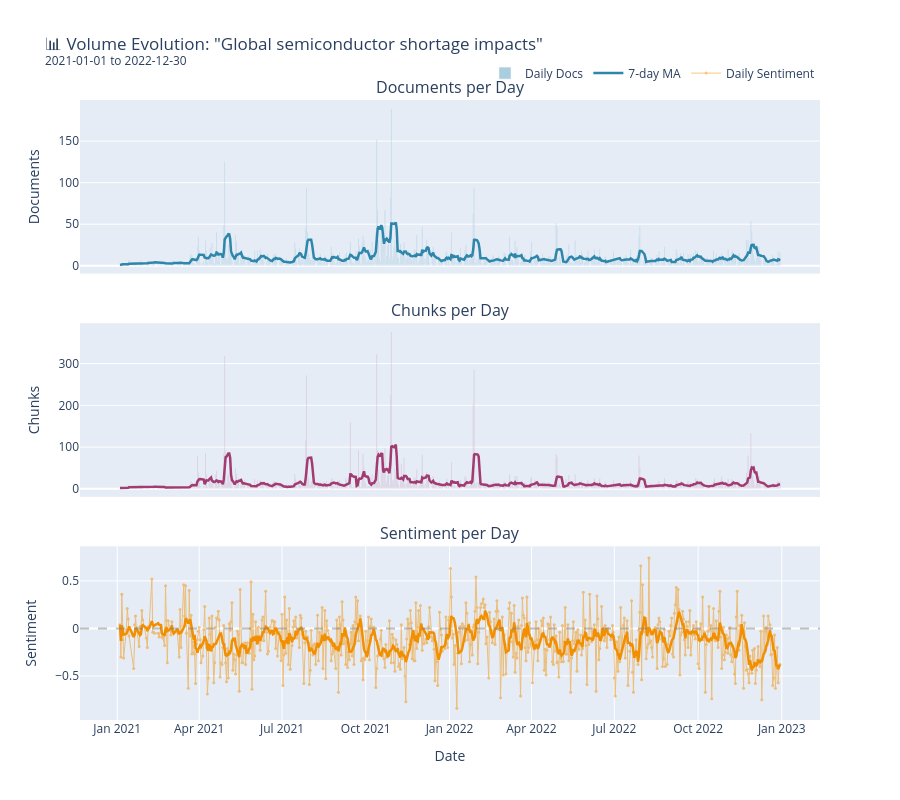

Notebook source saved alongside this figure:
### Markdown cell above
## 2. Volume evolution visualization

Next, we visualize **volume evolution** over time—how coverage and sentiment change day by day. Once you have per-day volume (and sentiment) from the Volume API, you can plot how coverage and sentiment evolve over time. This is useful for **theme or aggregated entity analysis** (e.g. when did semiconductor-related coverage spike?) and for **deciding where to run deeper Search API** queries.

Below we use the same query and date range but **filter by entity** (e.g. Apple) so the chart shows volume and sentiment for content that mentions that entity. The plot uses 7-day moving averages to smooth daily noise.

While this endpoint can be used to extract signals related to specific entities, it's important to note that obtaining data for many entities individually can be expensive, since the Volume API does not return a breakdown by entity within a single query. As a result, this API is best used for analyzing broader topics or collections (such as sectors or industry baskets), rather than large-scale entity-level signals.

### Code cell
from api_helpers import plot_volume_evolution

# Query volume filtered by entity
volume_entity_query = {
    "query": {
        "text": TEXT,
        "auto_enrich_filters": False,
        "filters": {
            "timestamp": {
                "start": f"{START_DATE}T00:00:00Z",
                "end": f"{END_DATE}T23:59:59Z"
            },
            "entity": {"any_of": [ENTITY_ID]}
        },
        "ranking_params": {
            "freshness_boost": 0
        }
    }
}

response = session.post(VOLUME_ENDPOINT, json=volume_entity_query)
try:
    volume_entity_data = response.json()
except Exception:
    print(f"❌ Non-JSON response (status={response.status_code})")
    print(response.text[:1000] if response.text else "(empty body)")
    raise

fig_volume = plot_volume_evolution(
    volume_data=volume_entity_data,
    text=TEXT,
    start_date=START_DATE,
    end_date=END_DATE
)
if fig_volume:
    fig_volume.show()

### Figure 1 — Plotly figure (JSON) as saved in the notebook; plotly's stock layout.template omitted (floating-point values rounded to 4 significant figures; data arrays with more than 128 entries replaced by an {"elided": "..."} marker saying what was removed)
{"data": [{"marker": {"color": "#2E86AB"}, "name": "Daily Docs", "opacity": 0.4, "type": "bar", "x": {"elided": "659 str values"}, "xaxis": "x", "y": {"elided": "659 int values"}, "yaxis": "y"}, {"line": {"color": "#2E86AB", "width": 2.5}, "mode": "lines", "name": "7-day MA", "type": "scatter", "x": {"elided": "659 str values"}, "xaxis": "x", "y": {"elided": "659 float values"}, "yaxis": "y"}, {"marker": {"color": "#A23B72"}, "name": "Daily Chunks", "opacity": 0.4, "showlegend": false, "type": "bar", "x": {"elided": "659 str values"}, "xaxis": "x2", "y": {"elided": "659 int values"}, "yaxis": "y2"}, {"line": {"color": "#A23B72", "width": 2.5}, "mode": "lines", "name": "7-day MA", "showlegend": false, "type": "scatter", "x": {"elided": "659 str values"}, "xaxis": "x2", "y": {"elided": "659 float values"}, "yaxis": "y2"}, {"line": {"color": "#F18F01", "width": 1}, "marker": {"size": 3}, "mode": "lines+markers", "name": "Daily Sentiment", "opacity": 0.5, "type": "scatter", "x": {"elided": "659 str values"}, "xaxis": "x3", "y": {"elided": "659 float values"}, "yaxis": "y3"}, {"line": {"color": "#F18F01", "width": 2.5}, "mode": "lines", "name": "7-day MA", "showlegend": false, "type": "scatter", "x": {"elided": "659 str values"}, "xaxis": "x3", "y": {"elided": "659 float values"}, "yaxis": "y3"}], "layout": {"annotations": [{"font": {"size": 16}, "showarrow": false, "text": "Documents per Day", "x": 0.5, "xanchor": "center", "xref": "paper", "y": 1, "yanchor": "bottom", "yref": "paper"}, {"font": {"size": 16}, "showarrow": false, "text": "Chunks per Day", "x": 0.5, "xanchor": "center", "xref": "paper", "y": 0.64, "yanchor": "bottom", "yref": "paper"}, {"font": {"size": 16}, "showarrow": false, "text": "Sentiment per Day", "x": 0.5, "xanchor": "center", "xref": "paper", "y": 0.28, "yanchor": "bottom", "yref": "paper"}], "height": 800, "hovermode": "x unified", "legend": {"orientation": "h", "x": 1, "xanchor": "right", "y": 1.02, "yanchor": "bottom"}, "shapes": [{"line": {"color": "gray", "dash": "dash"}, "opacity": 0.5, "type": "line", "x0": 0, "x1": 1, "xref": "x3 domain", "y0": 0, "y1": 0, "yref": "y3"}], "title": {"text": "📊 Volume Evolution: \"Global semiconductor shortage impacts\"<br><sup>2021-01-01 to 2022-12-30</sup>"}, "xaxis": {"anchor": "y", "domain": [0, 1], "matches": "x3", "showticklabels": false}, "xaxis2": {"anchor": "y2", "domain": [0, 1], "matches": "x3", "showticklabels": false}, "xaxis3": {"anchor": "y3", "domain": [0, 1], "title": {"text": "Date"}}, "yaxis": {"anchor": "x", "domain": [0.72, 1], "title": {"text": "Documents"}}, "yaxis2": {"anchor": "x2", "domain": [0.36, 0.64], "title": {"text": "Chunks"}}, "yaxis3": {"anchor": "x3", "domain": [0, 0.28], "title": {"text": "Sentiment"}}}}
